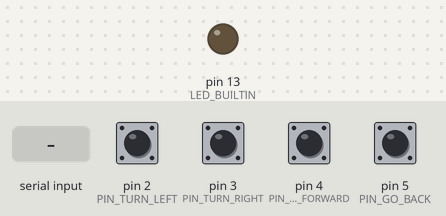
Bench run of a sketch on a simulated Arduino Uno, built with avr-gcc and run on an emulated ATmega328P. Parts: output pins drawn as LEDs (lit = HIGH). The test bench sets the inputs (shaded band); at power-on: pin 2 (PIN_TURN_LEFT), pin 3 (PIN_TURN_RIGHT), pin 4 (PIN_GO_FORWARD), pin 5 (PIN_GO_BACK) HIGH. What the sketch prints to the serial monitor is not drawn.

Above: at 1.2 s.
1.3 s: pin 2 (PIN_TURN_LEFT) pulled LOW for 0.15 s
At 1.38 s:
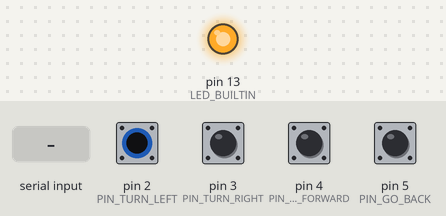
2.9 s: "read\n" received over Serial
4.4 s: "ping\n" received over Serial
Timing chart, 0 to 7.4 s (numbered marks = the images above; inputs shaded):
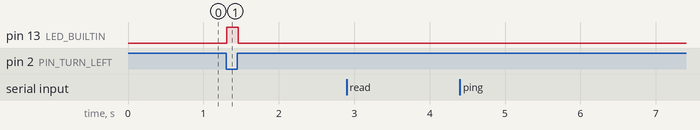

Measured:
- after the input at 1.3 s, pin 13 (LED_BUILTIN): LOW → HIGH at once, → LOW 0.15 s later
- after the input at 2.9 s, every drawn part: stays the same
- after the input at 4.4 s, every drawn part: stays the same

The sketch:

pedals.ino
```cpp
/*
 * Pedal Controller for Crab Robot
 * D2 = turn_left, D3 = turn_right, D4 = go_forward, D5 = go_back
 */

#define PIN_TURN_LEFT   2
#define PIN_TURN_RIGHT  3
#define PIN_GO_FORWARD  4
#define PIN_GO_BACK     5

#define NUM_PEDALS 4
const int PEDAL_PINS[NUM_PEDALS] = {PIN_TURN_LEFT, PIN_TURN_RIGHT, PIN_GO_BACK, PIN_GO_FORWARD};
const char* PEDAL_NAMES[NUM_PEDALS] = {"turn_left", "turn_right", "go_back", "go_forward"};

#define DEBOUNCE_MS 10
unsigned long lastDebounce[NUM_PEDALS] = {0, 0, 0, 0};
bool pedalState[NUM_PEDALS] = {false, false, false, false};
bool lastReading[NUM_PEDALS] = {false, false, false, false};

void setup() {
    Serial.begin(115200);

    for (int i = 0; i < NUM_PEDALS; i++) {
        pinMode(PEDAL_PINS[i], INPUT_PULLUP);
    }

    pinMode(LED_BUILTIN, OUTPUT);
    Serial.println("PEDALS_READY");
}

void loop() {
    bool anyPressed = false;
    unsigned long now = millis();

    for (int i = 0; i < NUM_PEDALS; i++) {
        bool reading = (digitalRead(PEDAL_PINS[i]) == LOW);

        if (reading != lastReading[i]) {
            lastDebounce[i] = now;
        }

        if ((now - lastDebounce[i]) > DEBOUNCE_MS) {
            pedalState[i] = reading;
        }

        lastReading[i] = reading;
        if (pedalState[i]) anyPressed = true;
    }

    digitalWrite(LED_BUILTIN, anyPressed ? HIGH : LOW);

    if (Serial.available() > 0) {
        String cmd = Serial.readStringUntil('\n');
        cmd.trim();

        if (cmd == "read" || cmd == "r") {
            sendState();
        } else if (cmd == "ping") {
            Serial.println("pong");
        }
    }
}

void sendState() {
    // Output order: turn_left, turn_right, go_back, go_forward
    // Pin order:    D2,        D3,         D5,      D4
    Serial.print("turn_left:");
    Serial.print(pedalState[0] ? "1" : "0");
    Serial.print(",turn_right:");
    Serial.print(pedalState[1] ? "1" : "0");
    Serial.print(",go_back:");
    Serial.print((digitalRead(PIN_GO_BACK) == LOW) ? "1" : "0");
    Serial.print(",go_forward:");
    Serial.println((digitalRead(PIN_GO_FORWARD) == LOW) ? "1" : "0");
}
```
